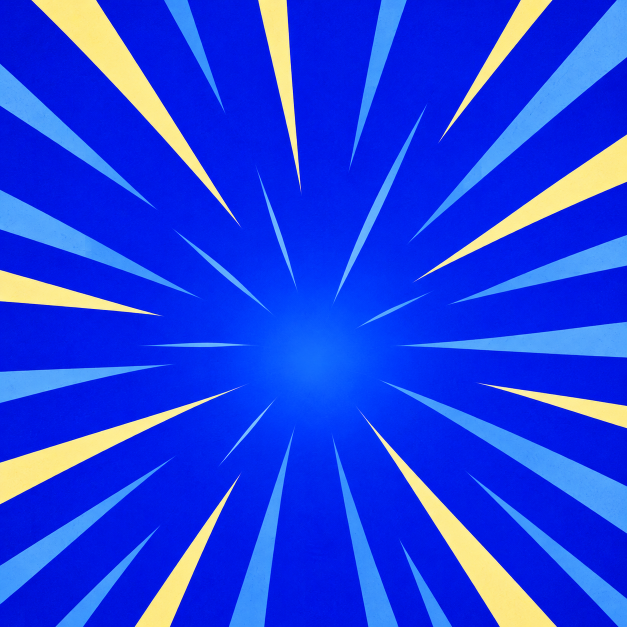
#> input picture assets_src/card_bg/blue.png, 1254 x 1254 px (shown at 1/2 size); its folder holds 4 pictures in this run
$ python prepare_card_full.py
#> lines starting #> are read from the running program, lines starting #| are printed output that depends on the picture
#!/usr/bin/env python3
# -*- coding: utf-8 -*-
"""Рисунки во всё окно карточки: assets_src/cards_full/<рисунок>.png → web/assets/cards_full/<рисунок>.webp (768 точек).
Игра сама берёт такой рисунок вместо старого (вещь на ровном фоне), если он есть.
Рисунок на белом фоне (автор: «генерить без фона, чтобы фоны делать потом самим») вырезается по краю, а цвет фона,
на котором игра рисует лучи, берётся из COLORS; всё это пишется в web/assets/cards_full/cards_full.json.
Запуск из корня репозитория: python3 -I web/tools/prepare_card_full.py"""
import json, os, site, sys
sys.path.append(site.getusersitepackages())
sys.path.insert(0, os.path.dirname(os.path.abspath(__file__)))
from PIL import Image
from cut_bg import cut

ROOT = os.path.join(os.path.dirname(os.path.abspath(__file__)), "..", "..")
SRC = os.path.join(ROOT, "assets_src", "cards_full")
OUT = os.path.join(ROOT, "web", "assets", "cards_full")
# цвет фона под вырезанным рисунком (лучи игра рисует светлее того же цвета)
COLORS = {"o_wooden_phone": "#6a45a8",  # фиолетовый: бирюзовое свечение телефона на нём видно
          "o_foil_hat": "#2f8f5b", "o_contract": "#b83a3a", "g_fist": "#d0452f", "g_run": "#3aa0d8",
          "g_sleep": "#2b3f8f", "g_pray": "#d6a12e", "o_letter": "#3f9a6e", "o_pig": "#e0732e",
          "o_stick": "#4f9a3a", "o_goose": "#3a86c8", "o_wooden_sword": "#c8442f", "o_scroll_speech": "#7a4fb0",
          "o_purse": "#2f7f6f", "g_write": "#b5523a", "o_battle_pass": "#d08a24", "o_guild_mages": "#4b2f80",
          "o_tin_armor": "#8a3a3a", "g_sing": "#e0a23a",
          "o_slate": "#3f8f7a", "o_barn": "#4f86c8", "o_birch_letter": "#c0504d", "o_church_book": "#5a3f8f",
          "o_quill_blot": "#c98a2e", "o_helmet_stone": "#6f9a3a", "o_closet": "#7a5a3a", "o_empty_book": "#2f6f9a",
          "o_shovel": "#4f9a5a", "o_tooth": "#d0607a", "o_salt_turnip": "#3a7ab0", "o_scroll_pass": "#8a3a9a",
          "o_pacifier": "#5ab0c8", "o_dragon_hoard": "#9a3a3a",
          "o_sand": "#3a6fb0"}  # песок жёлтый — на жёлтом фоне его не видно
DEFAULT = "#3b6fd1"
# если цвет не задан — берём из набора по имени рисунка, чтобы соседние карточки были разного цвета
PALETTE = ["#3b6fd1", "#c8442f", "#2f8f5b", "#7a4fb0", "#d08a24", "#2f7f8f", "#b5523a", "#4b6f2f", "#8a3a6a",
           "#3a86c8", "#c0504d", "#5a3f8f"]


def color_of(key):
    return COLORS.get(key) or PALETTE[sum(map(ord, key)) % len(PALETTE)]


# нарисованные фоны с лучами (assets_src/card_bg/<имя>.png): под рисунок кладётся фон, ближайший по цвету
BG_SRC = os.path.join(ROOT, "assets_src", "card_bg")
BG_OUT = os.path.join(ROOT, "web", "assets", "card_bg")
BG_REF = {"red": "#d23a2e", "orange": "#e8731f", "yellow": "#e8b21f", "green": "#3aa63a", "teal": "#1f8a8a",
          "blue": "#2f5fd0", "purple": "#7a3fb0", "pink": "#e04a9a"}


def rgb(h):
    return tuple(int(h[i:i + 2], 16) for i in (1, 3, 5))


def nearest_bg(col, have):
    c = rgb(col)
    return min(have, key=lambda k: sum((a - b) ** 2 for a, b in zip(rgb(BG_REF[k]), c))) if have else None


def prepare_bgs():
    os.makedirs(BG_OUT, exist_ok=True)
    have = []
    if os.path.isdir(BG_SRC):
        for f in sorted(os.listdir(BG_SRC)):
            if f.endswith(".png") and f[:-4] in BG_REF:
                im = Image.open(os.path.join(BG_SRC, f)).convert("RGB")
#> im is the input picture: PIL image 1254x1254 RGB; mean R, G, B 30.9, 62.7, 228.3
                im.thumbnail((768, 768), Image.LANCZOS)
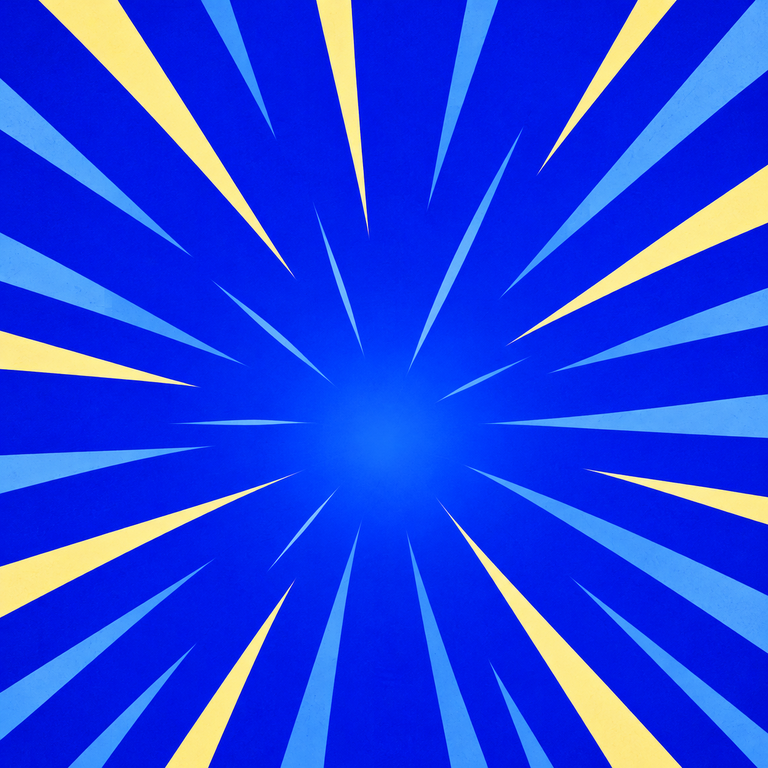
#> im: PIL image 768x768 RGB; mean R, G, B 31, 62.7, 228.3
                im.save(os.path.join(BG_OUT, f[:-4] + ".webp"), quality=86, method=4)
                have.append(f[:-4])
#> pass 2 of the loop in prepare_bgs, `for f in sorted(os.listdir(BG_SRC)):`:
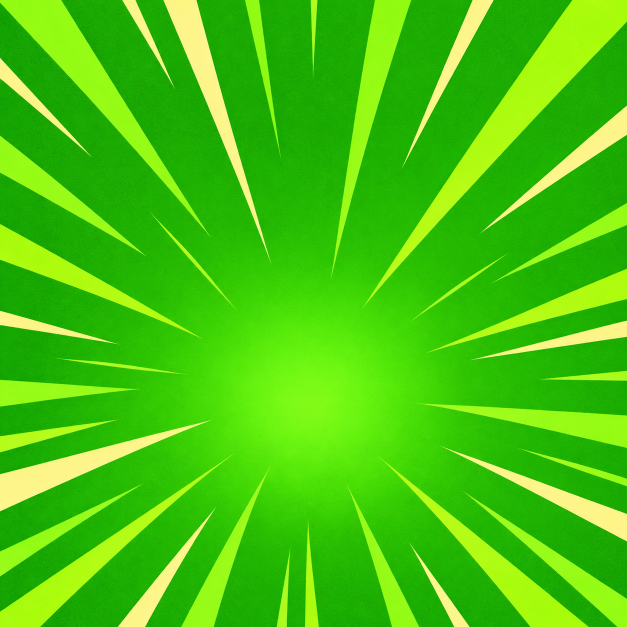
#> input picture assets_src/card_bg/green.png, 1254 x 1254 px (shown at 1/2 size)
#> in prepare_bgs, im is the input picture: PIL image 1254x1254 RGB; mean R, G, B 69.7, 199.4, 12.3
#> in prepare_bgs, `im.thumbnail((768, 768), Image.LANCZOS)`:
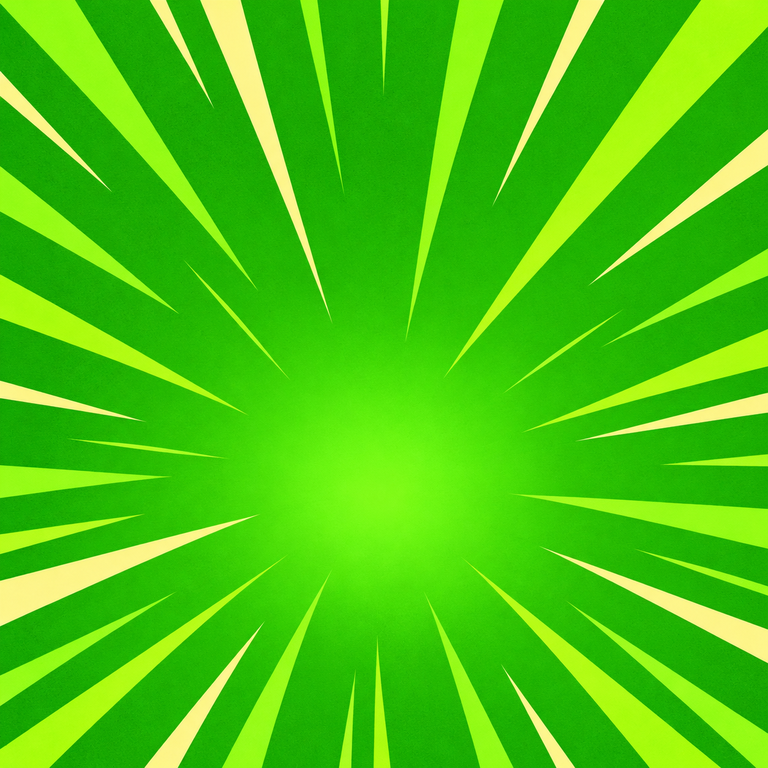
#> im: PIL image 768x768 RGB; mean R, G, B 69.7, 199.4, 12.3
#> pass 3 of the loop in prepare_bgs, `for f in sorted(os.listdir(BG_SRC)):`:
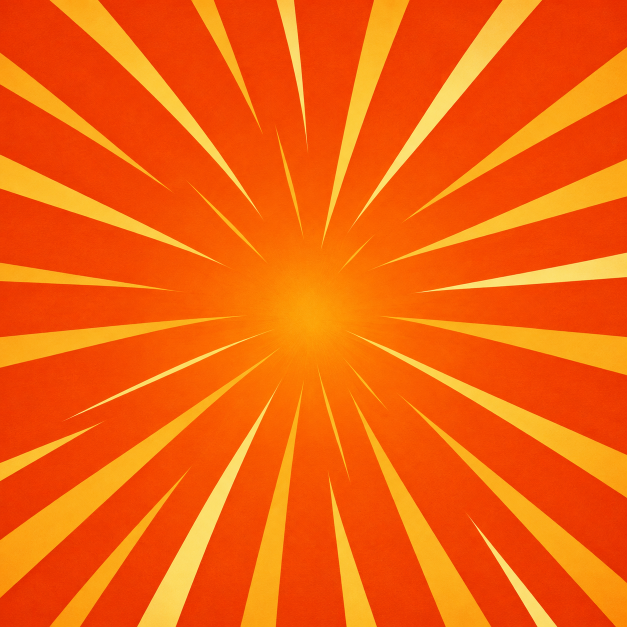
#> input picture assets_src/card_bg/orange.png, 1254 x 1254 px (shown at 1/2 size)
#> in prepare_bgs, im is the input picture: PIL image 1254x1254 RGB; mean R, G, B 244.4, 97.6, 11
#> in prepare_bgs, `im.thumbnail((768, 768), Image.LANCZOS)`:
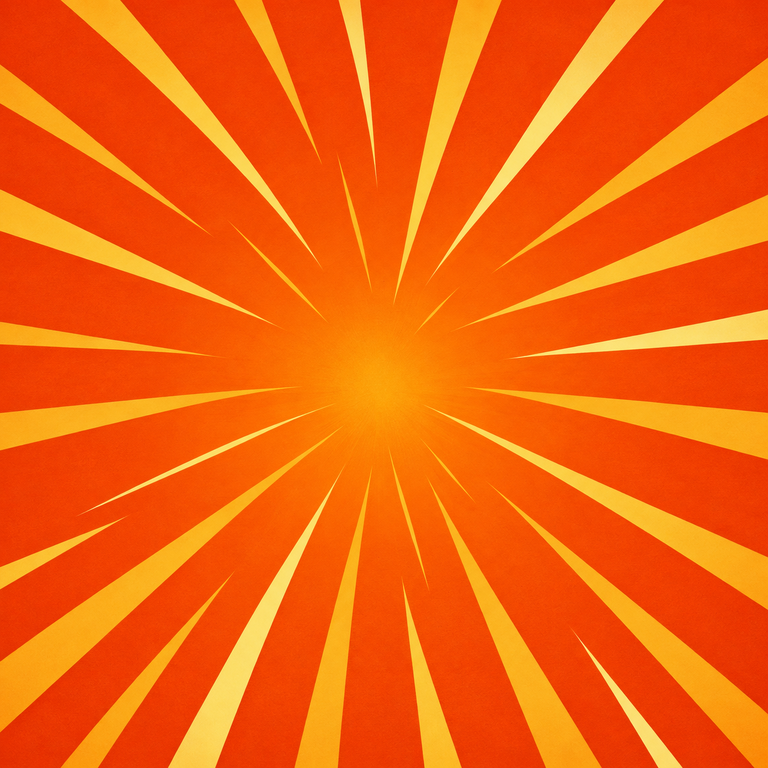
#> im: PIL image 768x768 RGB; mean R, G, B 244.4, 97.6, 11
#> the loop made 4 passes; the first 3 are shown
    return have


# [34 lines left out: functions touches_edge, keep_square, white_bg, not called in this run]


def main():
    os.makedirs(OUT, exist_ok=True)
    bgs = prepare_bgs()
    meta = {}
#> (the run stopped early here; a loop or call above may not have finished)
